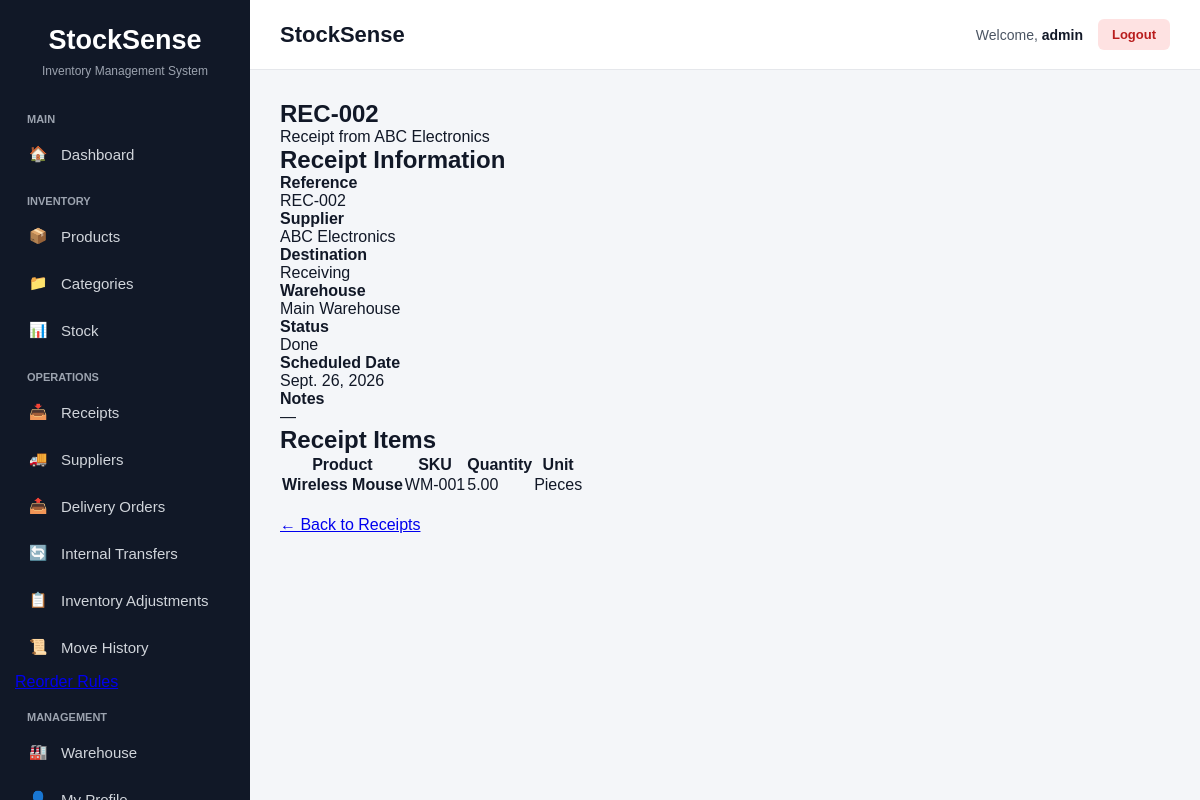
Screenshot of /operations/receipts/3/ (signed in) with the database file from the repository.
### operations/models.py (models this page shows, shortened)
class Receipt(models.Model):
    STATUS_CHOICES = [
        ('DRAFT', 'Draft'),
        ('WAITING', 'Waiting'),
        ('READY', 'Ready'),
        ('DONE', 'Done'),
        ('CANCELED', 'Canceled'),
    ]
    reference = models.CharField(
        max_length=50,
        unique=True
    )
    supplier = models.ForeignKey(
        Supplier,
        on_delete=models.PROTECT,
        related_name='receipts'
    )
    destination = models.ForeignKey(
        Location,
        on_delete=models.PROTECT,
        related_name='receipts'
    )
    status = models.CharField(
        max_length=20,
        choices=STATUS_CHOICES,
        default='DRAFT'
    )
    scheduled_date = models.DateField(
        null=True,
        blank=True
    )
    notes = models.TextField(blank=True)
    created_at = models.DateTimeField(auto_now_add=True)
    updated_at = models.DateTimeField(auto_now=True)

class Supplier(models.Model):
    name = models.CharField(max_length=200)
    contact_person = models.CharField(max_length=150, blank=True)
    phone = models.CharField(max_length=20, blank=True)
    email = models.EmailField(blank=True)
    address = models.TextField(blank=True)
    created_at = models.DateTimeField(auto_now_add=True)
    updated_at = models.DateTimeField(auto_now=True)

class ReceiptItem(models.Model):
    receipt = models.ForeignKey(
        Receipt,
        on_delete=models.CASCADE,
        related_name='items'
    )
    product = models.ForeignKey(
        Product,
        on_delete=models.PROTECT,
        related_name='receipt_items'
    )
    quantity = models.DecimalField(
        max_digits=12,
        decimal_places=2
    )

### warehouse/models.py (models this page shows, shortened)
class Location(models.Model):
    warehouse = models.ForeignKey(
        Warehouse,
        on_delete=models.CASCADE,
        related_name='locations'
    )
    name = models.CharField(max_length=150)
    created_at = models.DateTimeField(auto_now_add=True)
    updated_at = models.DateTimeField(auto_now=True)
    class Meta:
        constraints = [
            models.UniqueConstraint(
                fields=['warehouse', 'name'],
                name='unique_location_per_warehouse'
            )
        ]

class Warehouse(models.Model):
    name = models.CharField(max_length=150, unique=True)
    address = models.TextField(blank=True)
    created_at = models.DateTimeField(auto_now_add=True)
    updated_at = models.DateTimeField(auto_now=True)

### inventory/models.py (models this page shows, shortened)
class Product(models.Model):
    name = models.CharField(max_length=200)
    sku = models.CharField(max_length=100, unique=True)
    category = models.ForeignKey(
        Category,
        on_delete=models.CASCADE,
        related_name='products'
    )
    unit_of_measure = models.CharField(max_length=50)
    created_at = models.DateTimeField(auto_now_add=True)
    updated_at = models.DateTimeField(auto_now=True)

### operations/views.py (the view)
@login_required
def receipt_detail(request, pk):
    receipt = get_object_or_404(
        Receipt.objects.select_related(
            'supplier',
            'destination',
        ).prefetch_related(
            'items__product'
        ),
        pk=pk
    )
    item_form = ReceiptItemForm()
    return render(
        request,
        'operations/receipt_detail.html',
        {
            'receipt': receipt,
            'item_form': item_form,
        }
    )

### templates/operations/receipt_detail.html (shortened to what this page needs)
{% extends 'base.html' %}
{% block content %}
<div class="page-header">
    <div>
        <h1>{{ receipt.reference }}</h1>
        <p>
            Receipt from {{ receipt.supplier.name }}
        </p>
    </div>
</div>
<div class="card">
    <div class="card-header">
        <h2>Receipt Information</h2>
    </div>
    <div class="detail-grid">
        <div>
            <strong>Reference</strong>
            <p>{{ receipt.reference }}</p>
        </div>
        <div>
            <strong>Supplier</strong>
            <p>{{ receipt.supplier.name }}</p>
        </div>
        <div>
            <strong>Destination</strong>
            <p>{{ receipt.destination.name }}</p>
        </div>
        <div>
            <strong>Warehouse</strong>
            <p>{{ receipt.destination.warehouse.name }}</p>
        </div>
        <div>
            <strong>Status</strong>
            <p>{{ receipt.get_status_display }}</p>
        </div>
        <div>
            <strong>Scheduled Date</strong>
            <p>{{ receipt.scheduled_date|default:"—" }}</p>
        </div>
        <div>
            <strong>Notes</strong>
            <p>{{ receipt.notes|default:"—" }}</p>
        </div>
    </div>
</div>
<div class="card">
    <div class="card-header">
        <div>
            <h2>Receipt Items</h2>
        </div>
    </div>
    <div class="table-responsive">
        <table class="data-table">
            <thead>
                <tr>
                    <th>Product</th>
                    <th>SKU</th>
                    <th>Quantity</th>
                    <th>Unit</th>
                </tr>
            </thead>
            <tbody>
                {% for item in receipt.items.all %}
                <tr>
                    <td>
                        <strong>{{ item.product.name }}</strong>
                    </td>
                    <td>
                        {{ item.product.sku }}
                    </td>
                    <td>
                        {{ item.quantity }}
                    </td>
                    <td>
                        {{ item.product.unit_of_measure }}
                    </td>
                </tr>
                {% endfor %}
            </tbody>
        </table>
    </div>
</div>
<div style="margin-top:20px;">
    <a href="{% url 'operations:receipt_list' %}"
       class="btn btn-secondary">
        ← Back to Receipts
    </a>
</div>
{% endblock %}

### templates/base.html (shortened to what this page needs)
<!DOCTYPE html>
<html lang="en">
<head>
</head>
<body>
<aside class="sidebar">
    <div class="logo">
        StockSense
    </div>
    <div class="logo-subtitle">
        Inventory Management System
    </div>
    <div class="menu-title">
        Main
    </div>
    <a href="{% url 'dashboard:home' %}"
       class="nav-link">
        <span class="nav-icon">🏠</span>
        Dashboard
    </a>
    <div class="menu-title">
        Inventory
    </div>
    <a href="{% url 'inventory:product_list' %}"
   class="nav-link">
    <span class="nav-icon">📦</span>
    Products
</a>
<a href="{% url 'inventory:category_list' %}"
   class="nav-link">
    <span class="nav-icon">📁</span>
    Categories
</a>
    <a href="{% url 'inventory:stock_list' %}"
   class="nav-link">
    <span class="nav-icon">📊</span>
    Stock
</a>
    <div class="menu-title">
        Operations
    </div>
    <a href="{% url 'operations:receipt_list' %}"
   class="nav-link">
    <span class="nav-icon">📥</span>
    Receipts
    </a>
    <a href="{% url 'operations:supplier_list' %}"
   class="nav-link">
    <span class="nav-icon">🚚</span>
    Suppliers
    </a>
    <a href="{% url 'operations:delivery_list' %}"
   class="nav-link">
    <span class="nav-icon">📤</span>
    Delivery Orders
    </a>
    <a href="{% url 'operations:transfer_list' %}"
   class="nav-link">
    <span class="nav-icon">🔄</span>
    Internal Transfers
    </a>
    <a href="{% url 'operations:adjustment_list' %}"
   class="nav-link">
    <span class="nav-icon">📋</span>
    Inventory Adjustments
    </a>
    <a href="{% url 'operations:ledger_list' %}"
   class="nav-link">
    <span class="nav-icon">📜</span>
    Move History
    </a>
    <a href="{% url 'operations:reorder_rule_list' %}">
    </a>
    <div class="menu-title">
        Management
    </div>
    <a href="{% url 'warehouse:warehouse_list' %}"
   class="nav-link">
    <span class="nav-icon">🏭</span>
    Warehouse
     </a>
    <a href="#"
       class="nav-link">
        <span class="nav-icon">👤</span>
    </a>
</aside>
<main class="main-content">
    <header class="topbar">
        <div class="page-title">
            {% block page_title %}
            StockSense
            {% endblock %}
        </div>
        <div class="user-section">
            <span>
                Welcome,
                <span class="user-name">
                    {{ request.user.username }}
                </span>
            </span>
            <a href="{% url 'accounts:logout' %}"
               class="logout-button">
                Logout
            </a>
        </div>
    </header>
    <section class="content">
        {% block content %}
        {% endblock %}
    </section>
</main>
</body>
</html>

### templates/base.html (style rules this page uses)
* { box-sizing: border-box; margin: 0; padding: 0; }
body { font-family: Arial, Helvetica, sans-serif; background: #f4f6f9; color: #111827; }
.sidebar { position: fixed; left: 0; top: 0; width: 250px; height: 100vh; background: #111827; color: white; padding: 25px 15px; overflow-y: auto; }
.logo { text-align: center; font-size: 27px; font-weight: bold; margin-bottom: 8px; }
.logo-subtitle { text-align: center; color: #9ca3af; font-size: 12px; margin-bottom: 35px; }
.menu-title { color: #9ca3af; font-size: 11px; font-weight: bold; text-transform: uppercase; padding: 0 12px; margin-top: 20px; margin-bottom: 8px; }
.nav-link { display: flex; align-items: center; gap: 12px; padding: 12px; margin-bottom: 5px; border-radius: 7px; color: #d1d5db; text-decoration: none; font-size: 15px; transition: 0.2s; }
.nav-icon { width: 22px; text-align: center; }
.main-content { margin-left: 250px; min-height: 100vh; }
.topbar { height: 70px; background: white; border-bottom: 1px solid #e5e7eb; display: flex; align-items: center; justify-content: space-between; padding: 0 30px; }
.page-title { font-size: 22px; font-weight: bold; color: #111827; }
.user-section { display: flex; align-items: center; gap: 15px; font-size: 14px; color: #4b5563; }
.user-name { font-weight: bold; color: #111827; }
.logout-button { padding: 8px 14px; border-radius: 6px; background: #fee2e2; color: #b91c1c; text-decoration: none; font-size: 13px; font-weight: bold; }
.content { padding: 30px; }

### rows the page displays
Receipt: reference "REC-002", supplier.name "ABC Electronics", destination.name "Receiving", destination.warehouse.name "Main Warehouse", status "Done", scheduled_date "Sept. 26, 2026", notes "—"
ReceiptItem: product.name "Wireless Mouse", product.sku "WM-001", quantity "5.00", product.unit_of_measure "Pieces"

### other values shown
{{ request.user.username }} "admin"
